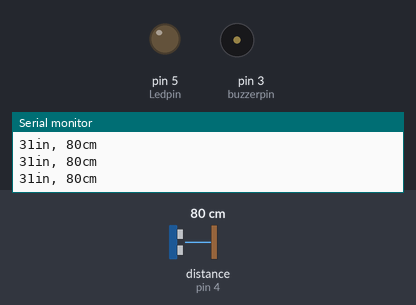
This sketch was run on a simulated Arduino Uno, built with avr-gcc and run on an emulated ATmega328P. Shown: output pins drawn as LEDs (lit = HIGH), buzzer (waves = sounding, pin HIGH), the last lines printed to the serial monitor. Wiring (inferred from the names in the program): ultrasonic range finder: trigger pin 2; echo pin 4. The inputs (shaded band) are chosen by the test bench; at power-on: distance to the obstacle (sensor on pin 4) 80 cm. The echo pulse lasts 58.3 µs per cm; pins used as bus, display or sensor lines are not drawn.

Above: at 1.2 s.
1.3 s: distance to the obstacle (sensor on pin 4) set to 14 cm
2.8 s: distance to the obstacle (sensor on pin 4) set to 10 cm
At 3.6 s:
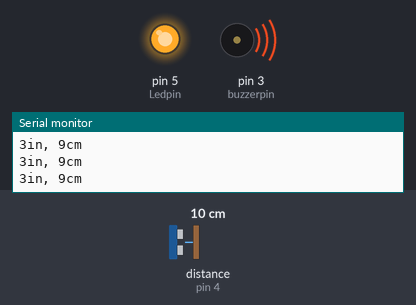
Timing chart, 0 to 5.8 s (numbered marks = the images above; inputs shaded):
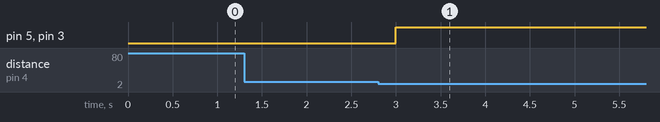

Measured:
- the behaviour switches between 13 and 12 cm on distance to the obstacle (sensor on pin 4) (found by bisection; images 0 and 1)
- after the input at 2.8 s, pin 5 (Ledpin), pin 3 (buzzerpin): LOW → HIGH after 0.20 s

The sketch:

Car_parking_ir.ino
```cpp
int trigPin = 2;
int echoPin = 4;
int buzzerpin=3;
int Ledpin=5;

void setup() {
  Serial.begin(9600);
  pinMode(trigPin, OUTPUT);
  pinMode(echoPin, INPUT);
  pinMode(buzzerpin, OUTPUT);
  pinMode(Ledpin, OUTPUT);
}

void loop()
{
  long duration, inches, cm;
  digitalWrite(trigPin, HIGH);
  delayMicroseconds(10);
  digitalWrite(trigPin, LOW);

  duration = pulseIn(echoPin, HIGH);

  // convert the time into a distance
  inches = microsecondsToInches(duration);
  cm = microsecondsToCentimeters(duration);

  Serial.print(inches);
  Serial.print("in, ");
  Serial.print(cm);
  Serial.print("cm");
  Serial.println();
 delay(100);

if(inches<5)
{
  digitalWrite(buzzerpin,HIGH);
  digitalWrite(Ledpin,HIGH);
}
}

long microsecondsToInches(long microseconds)
{
  return microseconds / 74 / 2; //formula
}

long microsecondsToCentimeters(long microseconds)
{
  return microseconds / 29 / 2; //formula
}
```
